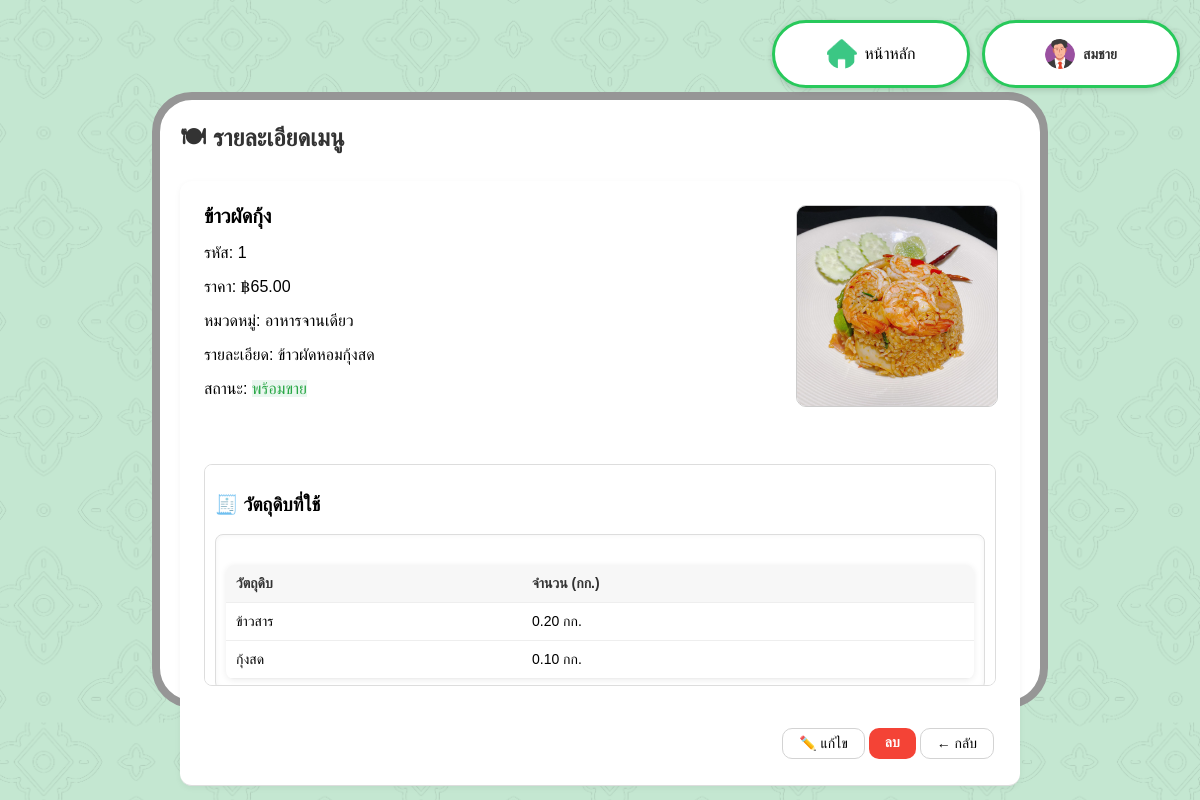
Page /menuDetail.php?id=1 (signed in) on the committed database.
### tables this page shows
CREATE TABLE Employee (
    EmployeeID INT(6) AUTO_INCREMENT PRIMARY KEY,
    FName VARCHAR(50),
    LName VARCHAR(50),
    Password VARCHAR(12),
    Role VARCHAR(50),
    StartDate DATE,
    Phone CHAR(10),
    Email VARCHAR(50)
);

CREATE TABLE Menu (
    MenuID INT(3) AUTO_INCREMENT PRIMARY KEY,
    CategoryID INT(2),
    Name VARCHAR(50),
    Price DECIMAL(6,2),
    Status BOOLEAN,
    MenuDes VARCHAR(100),
    Picture VARCHAR(100),
    FOREIGN KEY (CategoryID) REFERENCES Category(CategoryID)
);

CREATE TABLE Category (
    CategoryID INT(2) AUTO_INCREMENT PRIMARY KEY,
    CName VARCHAR(50)
);

CREATE TABLE IngredientUsage (
    MenuID INT(3),
    IngredientID INT(6),
    QuantityUsed DECIMAL(6,2),
    ErrorRateUsed DECIMAL(3,2),
    PRIMARY KEY (MenuID, IngredientID),
    FOREIGN KEY (MenuID) REFERENCES Menu(MenuID),
    FOREIGN KEY (IngredientID) REFERENCES Stock(IngredientID)
);

CREATE TABLE Stock (
    IngredientID INT(6) PRIMARY KEY,
    SupplierID INT(6),
    IngredientName VARCHAR(50),
    Quantity DECIMAL(6,2),
    Unit VARCHAR(20),
    ImportDate DATE,
    Expirationdate DATE,
    LastUpdate DATE,
    FOREIGN KEY (SupplierID) REFERENCES Supplier(SupplierID)
);

### menuDetail.php (the view, shortened to what this page needs)
<?php
include 'backend/db_connect.php';
$employeeID = $_SESSION['EmployeeID'];
$stmt = $conn->prepare("SELECT FName FROM Employee WHERE EmployeeID=?");
$stmt->bind_param("i", $employeeID);
$stmt->execute();
$profile = $stmt->get_result()->fetch_assoc();
$menuID = intval($_GET['id']);
$stmt = $conn->prepare("
  SELECT m.MenuID, m.Name, m.Price, m.Status, m.MenuDes, m.CategoryID, m.Picture, c.CName
  FROM Menu m
  LEFT JOIN Category c ON m.CategoryID=c.CategoryID
  WHERE m.MenuID=?
");
$stmt->bind_param("i", $menuID);
$stmt->execute();
$menu = $stmt->get_result()->fetch_assoc();
$stmt = $conn->prepare("
  SELECT i.IngredientID, s.IngredientName, i.QuantityUsed
  FROM IngredientUsage i
  JOIN Stock s ON i.IngredientID=s.IngredientID
  WHERE i.MenuID=?
");
$stmt->bind_param("i", $menuID);
$stmt->execute();
$ingredients = $stmt->get_result()->fetch_all(MYSQLI_ASSOC);
$statusText  = $menu['Status'] ? 'พร้อมขาย' : 'ไม่พร้อมขาย';
$statusClass = $menu['Status'] ? 'status-available' : 'status-unavailable';
?>
<!DOCTYPE html>
<html lang="th">
<head>
  <link rel="stylesheet" href="css/menu_list.css">
</head>
<body>
  <div class="top-bar">
    <div class="home-button" onclick="location.href='admin_dashboard.php'">
      <img src="pics/Home_icon.png"><p>หน้าหลัก</p>
    </div>
    <div class="profile-box">
      <img src="img/picture/Profile_guy.png">
      <div class="profile-label">
        <p class="profile-name"><?=htmlspecialchars($profile['FName'])?></p>
      </div>
    </div>
  </div>
  <div class="container">
    <div class="header-bar">
      <h1>🍽 รายละเอียดเมนู</h1>
    </div>
    <div class="menu-box" id="viewMode">
      <div class="menu-info-row">
        <div class="menu-text">
          <div class="menu-name"><?=htmlspecialchars($menu['Name'])?></div>
          <p>รหัส: <?=$menu['MenuID']?></p>
          <p>ราคา: ฿<?=number_format($menu['Price'],2)?></p>
          <p>หมวดหมู่: <?=htmlspecialchars($menu['CName'] ?: '-')?></p>
          <p>รายละเอียด: <?=htmlspecialchars($menu['MenuDes'] ?: '-')?></p>
          <p>สถานะ: <span class="<?=$statusClass?>"><?=$statusText?></span></p>
        </div>
        <div class="menu-image-wrapper">
          <?php if (!empty($menu['Picture'])): ?>
            <img src="<?=htmlspecialchars($menu['Picture'])?>" class="menu-image" alt="Menu Image">
          <?php endif; ?>
        </div>
      </div>
      <div class="ingredient-section">
        <h3>🧾 วัตถุดิบที่ใช้</h3>
        <div class="ingredient-scroll">
          <table>
            <thead><tr><th>วัตถุดิบ</th><th>จำนวน (กก.)</th></tr></thead>
            <tbody>
              <?php if (empty($ingredients)): ?>
                <tr><td colspan="2" style="text-align:center">ไม่มี</td></tr>
              <?php else: foreach ($ingredients as $it): ?>
                <tr>
                  <td><?=htmlspecialchars($it['IngredientName'])?></td>
                  <td><?=number_format($it['QuantityUsed'],2)?> กก.</td>
                </tr>
              <?php endforeach; endif; ?>
            </tbody>
          </table>
        </div>
      </div>
      <div class="actions" id="viewButtons" style="justify-content:flex-end">
        <button class="btn-small" onclick="enableEdit()">✏️ แก้ไข</button>
        <a href="backend/delMenu.php?id=<?= $menuID ?>" class="btn-small btn-delete" onclick="return confirm('ลบเมนูนี้หรือไม่?')">ลบ</a>
        <a href="menu_list.php" class="btn-small btn-back">← กลับ</a>
      </div>
    </div>
  </div>
</body>
</html>

### css/menu_list.css (style rules this page uses)
body { font-family: 'Sarabun', sans-serif; background: url('../img/background.png'); background-size: cover; margin: 0; padding: 0; }
.container { background-color: white; background-size: 80%; margin: 0 auto; padding: 20px; width: 70%; height: 70%; border-radius: 40px; border: 8px solid #969696; position: absolute; top: 50%; left: 50%; transform: translate(-50%, -50%); }
.top-bar { position: absolute; top: 20px; right: 20px; display: flex; gap: 12px; align-items: center; z-index: 1000; }
.home-button, .profile-box { display: flex; align-items: center; background-color: white; border: 3px solid #28c95b; border-radius: 40px; padding: 6px 16px; height: 50px; min-width: 160px; justify-content: center; box-shadow: 0px 2px 6px rgba(0, 0, 0, 0.15); }
.home-button img, .profile-box img { width: 30px; height: 30px; object-fit: cover; border-radius: 50%; margin-right: 8px; }
.profile-label { display: flex; flex-direction: column; justify-content: center; line-height: 1.2; }
.profile-name { font-size: 14px; font-weight: bold; color: #333; margin: 0; padding: 0; }
.header-bar { display: flex; justify-content: space-between; align-items: center; margin-bottom: 20px; }
.header-bar h1 { font-size: 24px; margin: 0; color: #333; }
.menu-box { display: flex; flex-direction: column; padding: 24px; background-color: white; box-shadow: 0 2px 6px rgba(0, 0, 0, 0.05); gap: 20px; border-bottom: 1px solid #ddd; border-radius: 12px; }
.menu-name { font-weight: bold; font-size: 20px; margin-bottom: 4px; }
.btn, .btn-small { text-decoration: none; display: inline-block; padding: 6px 12px; margin: 2px; border: 1px solid #d3d3d3; background-color: white; color: black; border-radius: 4px; font-size: 14px; cursor: pointer; transition: 0.2s ease; text-align: center; }
.btn-small { font-size: 14px; padding: 6px 16px; border-radius: 10px; }
.btn-delete { background-color: #f44336; color: white; border: none; font-weight: bold; }
.status-available { background-color: #e9f7ef; color: #28a745; border-color: #c3e6cb; }
table { width: 100%; border-collapse: collapse; margin-top: 20px; background: white; border-radius: 8px; overflow: hidden; box-shadow: 0 1px 6px rgba(0, 0, 0, 0.08); }
table th, table td { padding: 12px 16px; border-bottom: 1px solid #eee; text-align: left; }
table th { background-color: #f7f7f7; font-weight: bold; color: #333; }
.actions { display: flex; justify-content: space-between; margin-top: 20px; }
.ingredient-section { margin-top: 30px; max-height: 200px; overflow-y: auto; border: 1px solid #ddd; border-radius: 8px; padding: 10px; background-color: #fff; }
.ingredient-section table { width: 100%; border-collapse: collapse; font-size: 14px; }
.ingredient-section th, .ingredient-section td { padding: 8px 12px; border-bottom: 1px solid #eee; text-align: left; }
.ingredient-section th { background-color: #f9f9f9; position: sticky; top: 0; z-index: 1; }
.ingredient-scroll { max-height: 200px; overflow-y: auto; border: 1px solid #ddd; border-radius: 8px; padding: 10px; background-color: #fff; box-shadow: inset 0 0 5px rgba(0, 0, 0, 0.05); margin-bottom: 20px; }
.ingredient-scroll table { width: 100%; border-collapse: collapse; }
.ingredient-scroll th, .ingredient-scroll td { padding: 10px; border-bottom: 1px solid #eee; text-align: left; }
.ingredient-scroll th { background-color: #f7f7f7; font-weight: bold; position: sticky; top: 0; z-index: 1; }
.menu-info-row { display: flex; justify-content: space-between; align-items: flex-start; gap: 20px; }
.menu-text { flex: 1; }
.menu-image-wrapper { width: 200px; min-width: 180px; text-align: center; }
.menu-image { width: 100%; height: auto; max-height: 200px; object-fit: cover; border-radius: 10px; border: 1px solid #ccc; }

### rows in the picture
employee: FName "สมชาย"
menu: Name "ข้าวผัดกุ้ง", MenuID "1", Price "65.00", CategoryID.CName "อาหารจานเดียว", MenuDes "ข้าวผัดหอมกุ้งสด", Status "พร้อมขาย", Picture (picture)
ingredientusage: IngredientID.IngredientName "ข้าวสาร", QuantityUsed "0.20"
ingredientusage: IngredientID.IngredientName "กุ้งสด", QuantityUsed "0.10"
